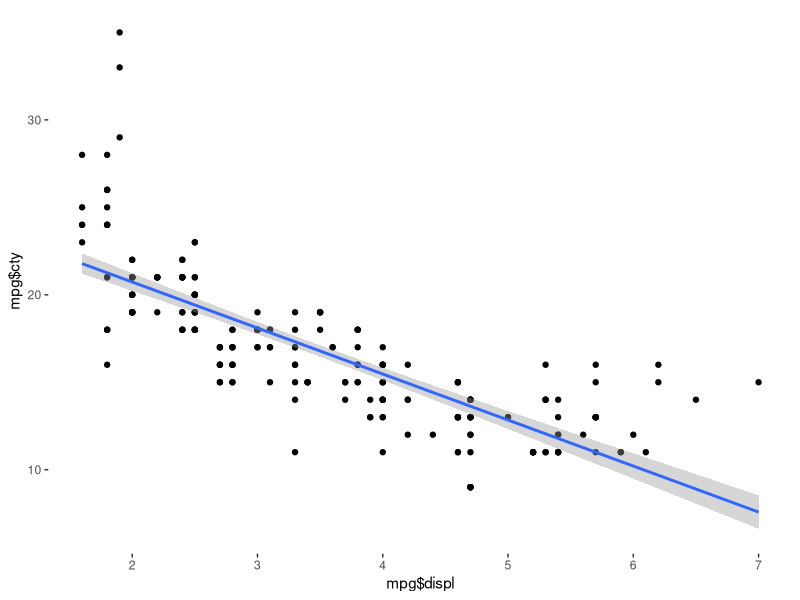
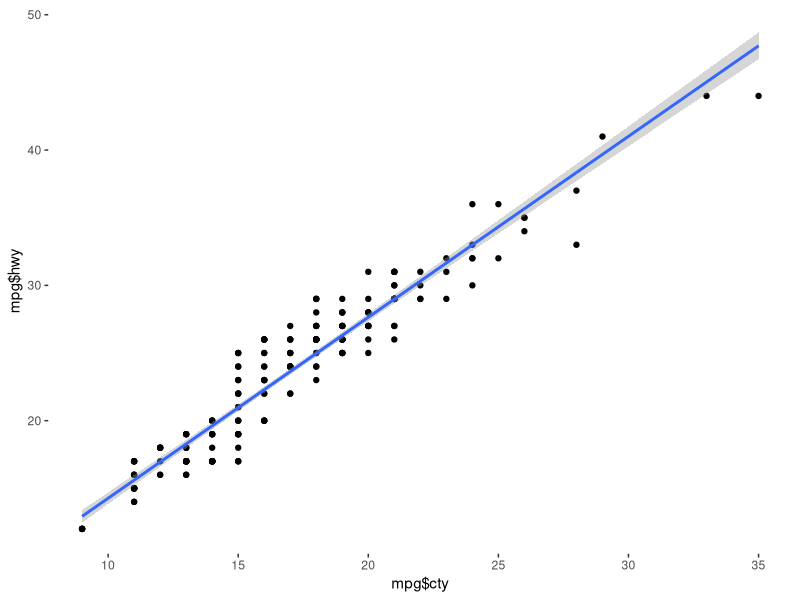
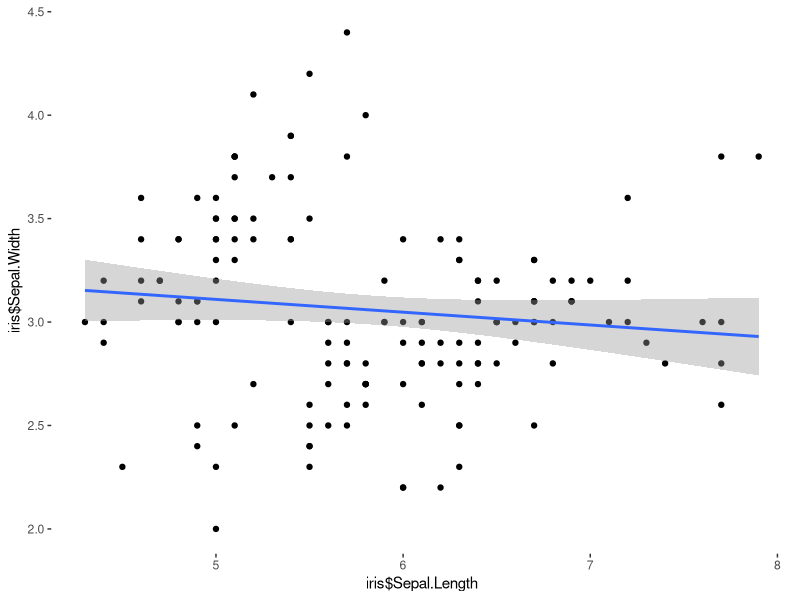
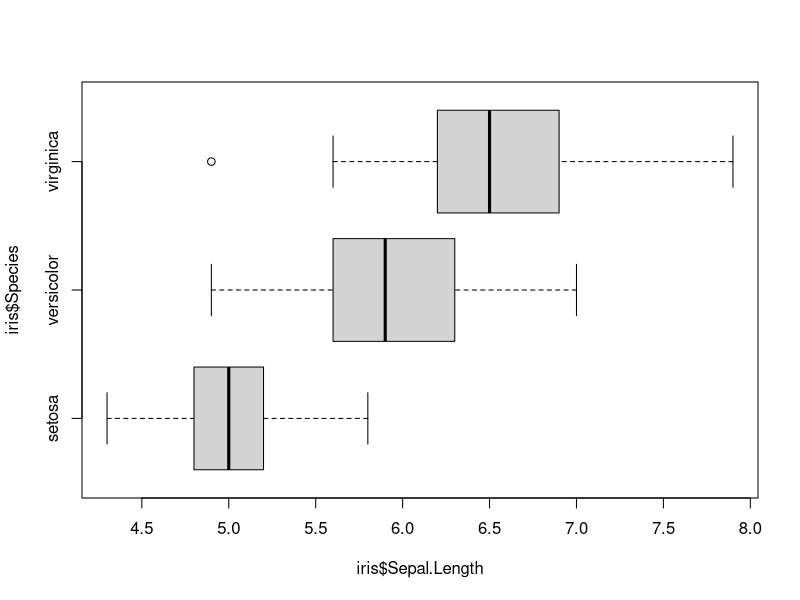
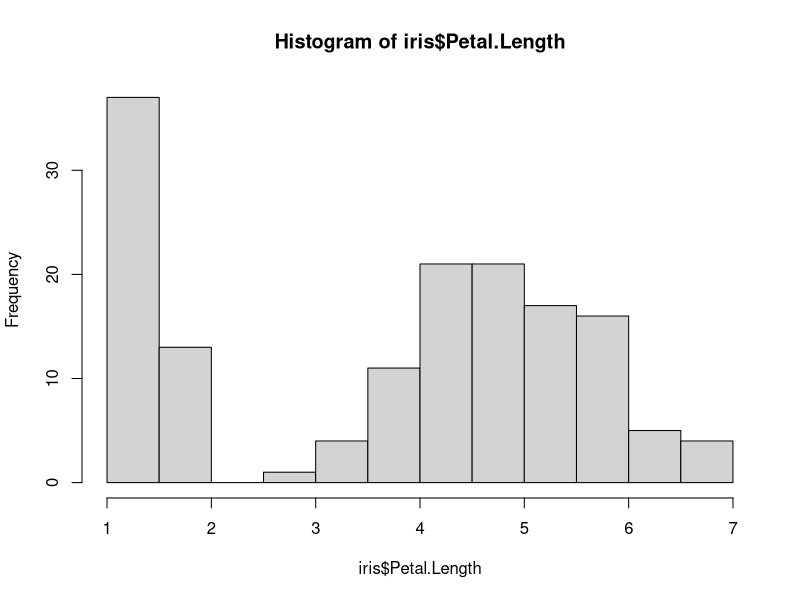
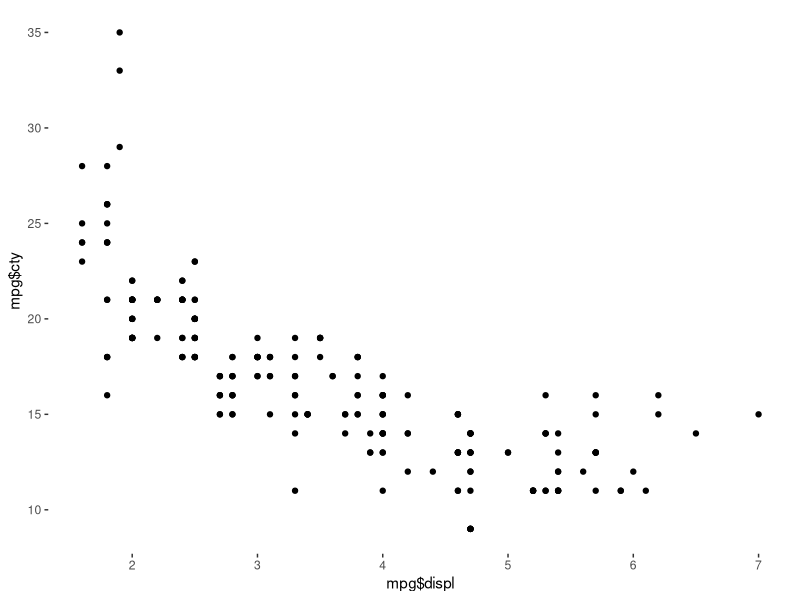
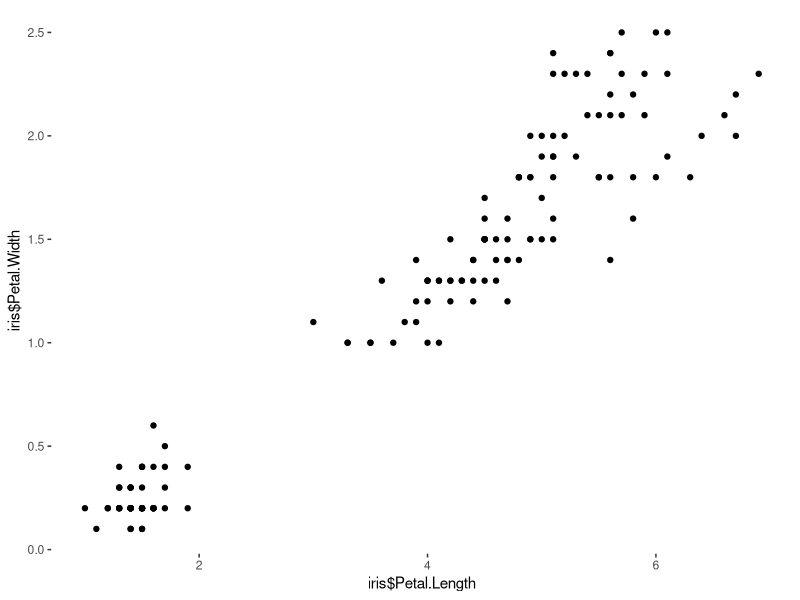
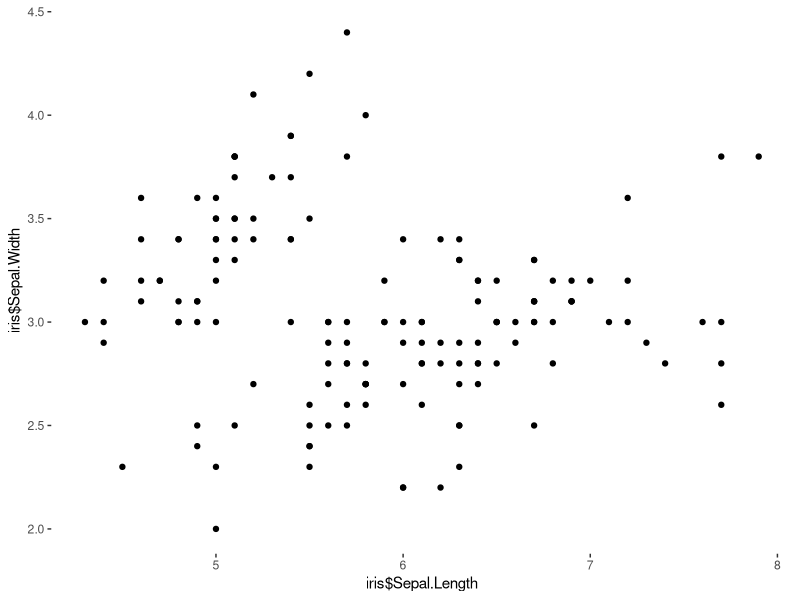

The R source for these figures, in order:
## ---- chunk 1

#---------- RSTUDIO STARTER V 2.0  --------------#
#                    -Prepared with care by  AM ;D
                
                                                                          
knitr::opts_chunk$set(echo = TRUE, 
                      message = FALSE, 
                      warning = FALSE)      
library(tidyverse)                
library(ggthemes)                    

theme_set(theme_tufte() +                                     
  theme(text=element_text(family="sans")))  

#------------------------------------------------#
## ---- chunk 2
1+1
## ---- chunk 3
head(iris)
## ---- chunk 4
head(mpg)
## ---- chunk 5
(29-17)/4.3
## ---- chunk 6
(872-765)/56
## ---- chunk 7
(15.5-18)/2.5
## ---- chunk 8
(23-18)/2.5
## ---- chunk 9
34+34+13.5
## ---- chunk 10
(63.6 - 69)/2.7
## ---- chunk 11
(71.7 - 69)/2.7
## ---- chunk 12
13.5+34+34
## ---- chunk 13
(71.2 - 64)/2.4
## ---- chunk 14
72 - 1.5*(82.5-72)
## ---- chunk 15
82.5 + 1.5*(82.5-72)
## ---- chunk 16
qplot(mpg$displ, mpg$cty)+geom_smooth(method="lm")
## ---- chunk 17
cor(mpg$displ, mpg$cty)
## ---- chunk 18
qplot(mpg$cty, mpg$hwy)+geom_smooth(method="lm")
## ---- chunk 19
cor(mpg$cty, mpg$hwy)
## ---- chunk 20
qplot(iris$Sepal.Length, iris$Sepal.Width)+geom_smooth(method="lm")
## ---- chunk 21
cor(iris$Sepal.Length, iris$Sepal.Width)
## ---- chunk 22
72 - 1.5*(82.5-72)
## ---- chunk 23
82.5+1.5*(82.5-72)
## ---- chunk 24
boxplot(iris$Sepal.Length~iris$Species, horizontal = T)
## ---- chunk 25
hist(iris$Petal.Length)
## ---- chunk 26
qplot(mpg$displ, mpg$cty)
## ---- chunk 27
0.764*10.2/3.1
## ---- chunk 28
174.3 - 2.514*68.7
## ---- chunk 29
qplot(iris$Petal.Length,iris$Petal.Width)
## ---- chunk 30
qplot(iris$Sepal.Length, iris$Sepal.Width)
## ---- chunk 31
cor(iris$Sepal.Length, iris$Sepal.Width)
## ---- chunk 32
qplot(mpg$displ, mpg$cty)
## ---- chunk 33
cor(mpg$displ, mpg$cty)
## ---- chunk 34
qplot(mpg$cty, mpg$hwy)
## ---- chunk 35
qplot(mpg$displ, mpg$cty)+geom_smooth(method="lm")
## ---- chunk 36
mpgmodel <- lm(mpg$cty~mpg$displ)
hist(mpgmodel$residuals)
## ---- chunk 37
(.78)^2
## ---- chunk 38
cor(mpg$displ, mpg$cty)
## ---- chunk 39
(-0.798524)^2
## ---- chunk 40
186142.4 + 39.113*1420
## ---- chunk 41
table(mpg$year, mpg$drv) %>% addmargins()
## ---- chunk 42
117/234 + 25/234 - 11/234
## ---- chunk 43
32/52
## ---- chunk 44
15/16

## ---- chunk 45
1-(.81)^10
## ---- chunk 46
(13/52)*(13/52)*(13/52)
## ---- chunk 47
(13/52)*(12/51)*(11/50)
## ---- chunk 48
50/2300
## ---- chunk 49
10/2300
## ---- chunk 50
.51^10
## ---- chunk 51
.17/.51
## ---- chunk 52
table(mpg$year, mpg$drv) %>% addmargins()
## ---- chunk 53
49/117
## ---- chunk 54
49/234
## ---- chunk 55
(106/234)*(117/234)
## ---- chunk 56
(.76)*(.82)
## ---- chunk 57
.4*.05
## ---- chunk 58
1-(5/6)^15
## ---- chunk 59
.99*.12
## ---- chunk 60
.99*.88
## ---- chunk 61
.0095 + .1188
## ---- chunk 62
.0095/.1283
## ---- chunk 63
.55*.82 + .2*.9 + .25*.6
## ---- chunk 64
(.25*.6)/.781
## ---- chunk 65
186142.4+39.113*1420
## ---- chunk 66
200000-241682.9
## ---- chunk 67
iris %>% group_by(Species)%>%summarise(mean(Sepal.Length))
## ---- chunk 68
-.68*2.1/18.6
## ---- chunk 69
12.3-(-.0768)*45.2
## ---- chunk 70
 0.68^2
## ---- chunk 71
(25+44-10)/115
## ---- chunk 72
boxplot(iris$Sepal.Length~iris$Species)
## ---- chunk 73
1 - .8907
## ---- chunk 74
.9904 - .7642
## ---- chunk 75
(70-64)/2.4
## ---- chunk 76
(65-64)/2.4
## ---- chunk 77
(60-64)/2.4
## ---- chunk 78
.6628 - .0475
## ---- chunk 79
(75-64)/2.4
## ---- chunk 80
1.28*15+100
## ---- chunk 81
(-.62)*15+100
## ---- chunk 82
-.67*2.7+69
## ---- chunk 83
.67*2.7+69
## ---- chunk 84
70.8-67.2
## ---- chunk 85
-1.645*15 + 100
## ---- chunk 86
1.645*15 + 100
## ---- chunk 87
124.7-75.3
## ---- chunk 88
(70 - 69)/2.7
## ---- chunk 89
1-0.6443
## ---- chunk 90
(70-69)/(2.7/sqrt(4))
## ---- chunk 91
1-.7704
## ---- chunk 92
(70-69)/(2.7/sqrt(10))
## ---- chunk 93
1-0.8790
## ---- chunk 94
(70-69)/(2.7/sqrt(50))
## ---- chunk 95
1-0.9956
## ---- chunk 96
-1.04*(500/sqrt(60))+10000
## ---- chunk 97
1.04*(500/sqrt(60))+10000
## ---- chunk 98
( 19 - 18 )/(2.5/sqrt(5))
## ---- chunk 99
1-0.8133
## ---- chunk 100
100*.19
## ---- chunk 101
100*(1-.19)
## ---- chunk 102
(.25 - .19)/sqrt(.19*(1-.19)/100)
## ---- chunk 103
1-0.9370
## ---- chunk 104
60*.77
## ---- chunk 105
60*(1-.77)
## ---- chunk 106
(.5 - .77)/sqrt( .77*(1-.77)/60 )
## ---- chunk 107
-1.96*sqrt(18/100*(1-18/100)/100) + 18/100
## ---- chunk 108
1.96*sqrt(18/100*(1-18/100)/100) + 18/100
## ---- chunk 109
1.96*sqrt(18/100*(1-18/100)/100)
## ---- chunk 110
25*16/25
## ---- chunk 111
25*(1-16/25)
## ---- chunk 112
16/25 - 1.645*sqrt(16/25*(1-16/25)/25)
## ---- chunk 113
16/25 + 1.645*sqrt(16/25*(1-16/25)/25)

## ---- chunk 114
1.645*sqrt(16/25*(1-16/25)/25)
## ---- chunk 115
16/25 - 2.575*sqrt(16/25*(1-16/25)/25)
## ---- chunk 116
16/25 + 2.575*sqrt(16/25*(1-16/25)/25)

## ---- chunk 117
2.575*sqrt(16/25*(1-16/25)/25)
## ---- chunk 118
(16/25)*(1-16/25)*(1.96/.01)^2
## ---- chunk 119
16/25*(1-16/25)*(1.645/.05)^2
## ---- chunk 120
.5*(1-.5)*(1.44/.06)^2
## ---- chunk 121
113.4 - 2.05*15/sqrt(30)
## ---- chunk 122
113.4 +2.05*15/sqrt(30)

## ---- chunk 123
64.6 - 2.71*3.1/sqrt(40)
## ---- chunk 124
64.6 + 2.71*3.1/sqrt(40)

## ---- chunk 125
2.71*3.1/sqrt(40)
## ---- chunk 126
28.2 - 2.47*5.3/sqrt(28)
## ---- chunk 127
28.2 + 2.47*5.3/sqrt(28)
## ---- chunk 128
(210 - 220)/(20/sqrt(16))
## ---- chunk 129
30*.38
## ---- chunk 130
30*(1-.38)
## ---- chunk 131
(.5-.38)/sqrt(.38*(1-.38)/30)
## ---- chunk 132
113.2 - 1.66*15.3/sqrt(200)
## ---- chunk 133
113.2 + 1.66*15.3/sqrt(200)

## ---- chunk 134
(62/100 - .5)/sqrt(.5*(1-.5)/100)
## ---- chunk 135
1-0.9918
## ---- chunk 136
(39/50-2/3)/sqrt(2/3*(1-2/3)/50)
## ---- chunk 137
50*2/3
## ---- chunk 138
50*(1-2/3)
## ---- chunk 139
1-.9554
## ---- chunk 140
(13/100 - 1/6)/sqrt(1/6*(1-1/6)/100)
## ---- chunk 141
2*.1635
## ---- chunk 142
(69.8-69)/(2.5/sqrt(45))
## ---- chunk 143
(39/50-2/3)/sqrt(2/3*(1-2/3)/50)
## ---- chunk 144
1-.9554
## ---- chunk 145
(14/100 - 1/6)/sqrt(1/6*(1-1/6)/100)
## ---- chunk 146
2*(.2358)
## ---- chunk 147
(64.9 - 64)/(2.5/sqrt(45))
## ---- chunk 148
( (76.3-80.1) - 0 )/sqrt(10.2^2/42 + 7.6^2/39)
## ---- chunk 149
(160.4-148.7) - 2.08*sqrt(10.9^2/25 + 12.5^2/22)
## ---- chunk 150
160.4-148.7 + 2.08*sqrt(10.9^2/25 + 12.5^2/22)

## ---- chunk 151
(7.5-10.83)/sqrt(3.33^2/6+3.6^2/6)
## ---- chunk 152
(-3+-1+0+-2)/4
## ---- chunk 153
(-1.5 - 0)/(1.291/sqrt(4))
## ---- chunk 154
8.4 - 2.03*3.2/sqrt(35)
## ---- chunk 155
8.4+2.03*3.2/sqrt(35)

## ---- chunk 156
8.4/(3.2/sqrt(35))
## ---- chunk 157
67/100 - 79/150 - 1.96*sqrt(67/100*(1-67/100)/100 + 79/150*(1-79/150)/150)
## ---- chunk 158
67/100 - 79/150 + 1.96*sqrt(67/100*(1-67/100)/100 + 79/150*(1-79/150)/150)

## ---- chunk 159
(49/80-76/100 - 0)/sqrt(125/180*(1-125/180)/80 + 125/180*(1-125/180)/100)
## ---- chunk 160
2*.0166
## ---- chunk 161
34+20+10+31+28
## ---- chunk 162
.2*123
## ---- chunk 163
.15*123
## ---- chunk 164
.05*123
## ---- chunk 165
.3*123
## ---- chunk 166
.3*123
## ---- chunk 167
(34-24.6)^2/24.6 + (20-18.45)^2/18.45 + (10-6.15)^2/6.15 + (31-36.9)^2/36.9 + (28-36.9)^2/36.9
## ---- chunk 168
(19-25)^2/25+(25-25)^2/25+(12-25)^2/25+(44-25)^2/25
## ---- chunk 169
(35-36)^2/36+(20-16.8)^2/16.8+(5-7.2)^2/7.2+(40-39)^2/39+(15-18.2)^2/18.2+(10-7.8)^2/7.8
## ---- chunk 170
(45-34.22)^2/34.22 + (15-25.78)^2/25.78 + (28-38.78)^2/38.78+(40-29.22)^2/29.22
## ---- chunk 171
65*15/125
## ---- chunk 172
cor(iris$Sepal.Length, iris$Sepal.Width)
## ---- chunk 173
plot(iris$Sepal.Length, iris$Sepal.Width)
## ---- chunk 174
-.118*sqrt(150-2)/sqrt(1-.118^2)
## ---- chunk 175
plot(mpg$cty, mpg$hwy)
## ---- chunk 176
cor(mpg$cty, mpg$hwy)
## ---- chunk 177
.956*sqrt(232)/sqrt(1-.956^2)
## ---- chunk 178
(80/100 - .82)/sqrt(.82*(1-.82)/100)
## ---- chunk 179
table(mpg$cyl, mpg$drv) %>% addmargins()
## ---- chunk 180
70/234*25/234
## ---- chunk 181
21/234
